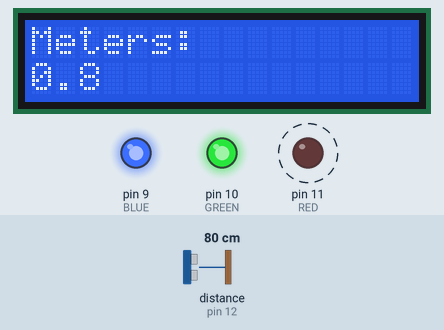
A sketch run on a simulated Arduino Uno, built with avr-gcc and run on an emulated ATmega328P. Parts: 16×2 character LCD, output pins drawn as LEDs (lit = HIGH). Wiring (from diagram.json): ultrasonic range finder: trigger pin 13; echo pin 12. Dashed ring = blinking. Inputs (shaded band) come from the test bench; at power-on: distance to the obstacle (sensor on pin 12) 80 cm. The echo pulse lasts 58.3 µs per cm; pins used as bus, display or sensor lines are not drawn.

Above: at 1.54 s.
1.7 s: distance to the obstacle (sensor on pin 12) set to 95 cm
At 2.24 s:
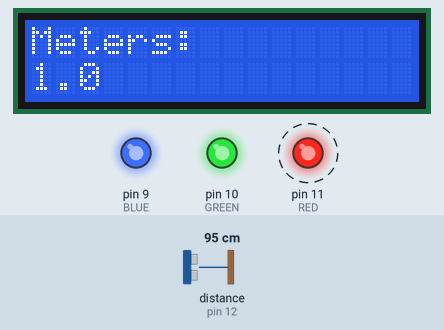
3.4 s: distance to the obstacle (sensor on pin 12) set to 105 cm
At 4.4 s:
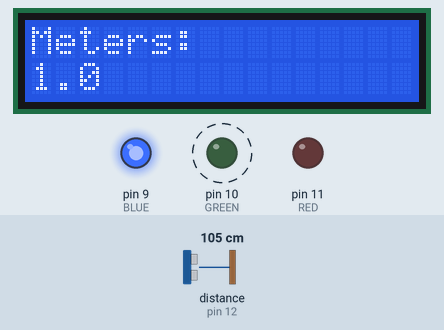
6.4 s: distance to the obstacle (sensor on pin 12) set to 197 cm
At 7.83 s:
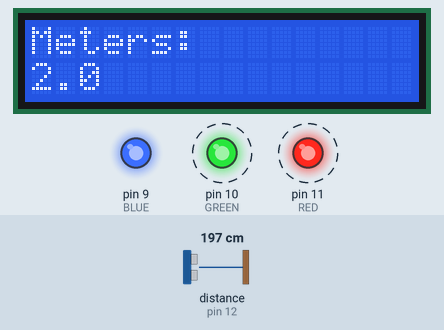
8.5 s: distance to the obstacle (sensor on pin 12) set to 203 cm
At 8.9 s:
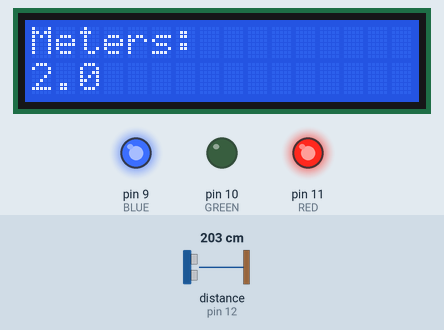
Timing chart, 0 to 11.0 s (numbered marks = the images above; inputs shaded):
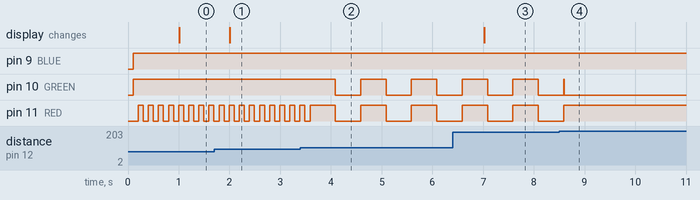

Measured:
- the behaviour switches between 99 and 100 cm on distance to the obstacle (sensor on pin 12) (found by bisection; images 1 and 2)
- the behaviour switches between 199 and 200 cm on distance to the obstacle (sensor on pin 12) (found by bisection; images 3 and 4)
- after the input at 1.7 s, the display: changes after 0.31 s (image 1)
- after the input at 3.4 s, pin 10 (GREEN): alternates HIGH for 0.50 s and LOW for 0.50 s, starting after 0.69 s
- after the input at 6.4 s, the display: changes after 0.63 s (image 3)
- after the input at 8.5 s, pin 11 (RED): goes on until 8.6 s, then stays HIGH
- by itself, pin 11 (RED): repeats every 1.0 s: HIGH 0.50 s, LOW 0.50 s

The sketch:

Parktronic.ino
```cpp
#include <LiquidCrystal.h>
LiquidCrystal lcd(7, 6, 5, 4, 3, 2);

#define BLUE 9
#define GREEN 10
#define RED 11
#define TRIG 13
#define ECHO 12

#define DELAY_ULTRASONIC 100
#define DELAY_DISPLAY_LCD 1000

float distance_meters;

unsigned long timer_ultrasonic = 0, timer_display_lcd = 0;
unsigned long timer_led = 0;

void ReadUltrasonicDistance() {
  if (millis() - timer_ultrasonic >= DELAY_ULTRASONIC) {
    pinMode(TRIG, OUTPUT); // сброс Trig
    digitalWrite(TRIG, LOW);
    delayMicroseconds(2);
    digitalWrite(TRIG, HIGH); // установка TRIG на 10 мкс
    delayMicroseconds(10);
    digitalWrite(TRIG, LOW);
    pinMode(ECHO, INPUT); // измерение длительности ECHO
    distance_meters = (pulseIn(ECHO, HIGH) / 58) / 100.0;
    timer_ultrasonic = millis();
  }
}

void LCDSetText() {
  lcd.setCursor(0, 0);
  lcd.print("Meters:");
}

void LCDClearDistance() {
  lcd.setCursor(0, 1);
  for (int i = 0; i < 16; i++) {
    lcd.print(" ");
  }
}

void PrintLCD() {
  if (millis() - timer_display_lcd >= DELAY_DISPLAY_LCD) {
    LCDClearDistance();
    lcd.setCursor(0, 1);
    lcd.print(distance_meters, 1);
    timer_display_lcd = millis();
  }
}

void SetLEDColor(int r, int g, int b) {
  analogWrite(RED, r);
  analogWrite(GREEN, g);
  analogWrite(BLUE, b);
}

void CheckDistance() {
  if (distance_meters < 1.0) {
    if (millis() - timer_led >= 100) {
      SetLEDColor(0, 255, 255); // Красный
      delay(100);
      SetLEDColor(255, 255, 255);
      timer_led = millis();
    }
  } else if (distance_meters >= 1.0 && distance_meters < 2.0) {
    if (millis() - timer_led >= 500) {
      SetLEDColor(0, 0, 255); // Жёлтый
      delay(500);
      SetLEDColor(255, 255, 255);
      timer_led = millis();
    }
  } else if (distance_meters >= 2.0) {
    SetLEDColor(255, 0, 255); // Зеленый
  } else {
    SetLEDColor(255, 255, 255);
  }
}

void setup() {
  pinMode(RED, OUTPUT);
  pinMode(GREEN, OUTPUT);
  pinMode(BLUE, OUTPUT);

  digitalWrite(RED, LOW);
  digitalWrite(GREEN, LOW);
  digitalWrite(BLUE, LOW);

  lcd.begin(16 , 2);
  lcd.clear();
  LCDSetText();
}

void loop() {
  ReadUltrasonicDistance();
  PrintLCD();
  CheckDistance();
}
```
